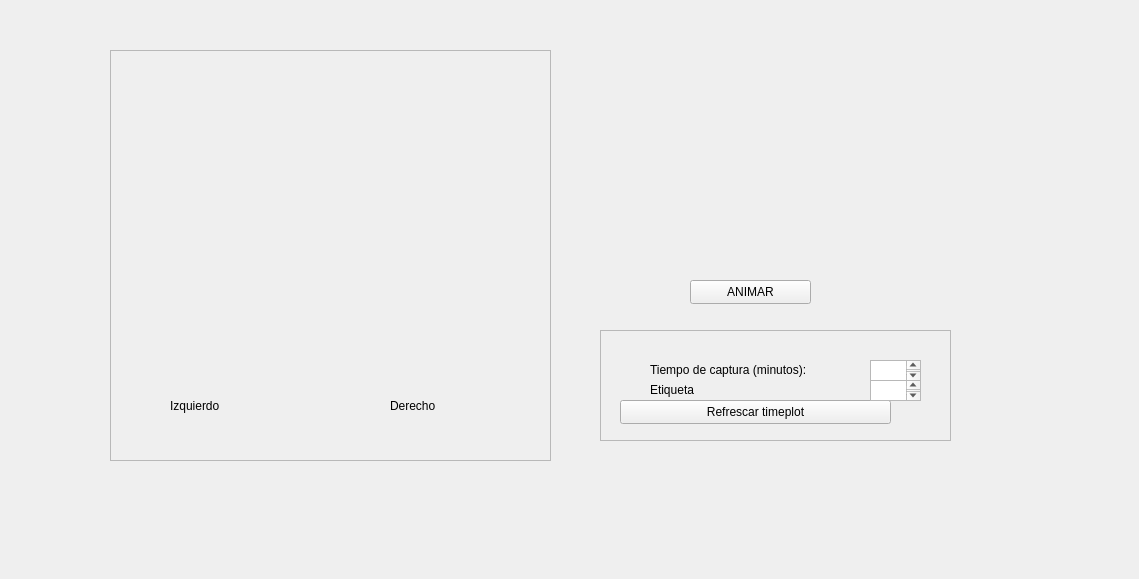
      <widget class="QWidget" name="scrollAreaWidgetContents">
       <property name="geometry">
        <rect>
         <x>0</x>
         <y>0</y>
         <width>1139</width>
         <height>579</height>
        </rect>
       </property>
       <widget class="QLabel" name="label_9">
        <property name="geometry">
         <rect>
          <x>870</x>
          <y>60</y>
          <width>221</width>
          <height>181</height>
         </rect>
        </property>
        <property name="text">
         <string/>
        </property>
        <property name="pixmap">
         <pixmap>../../../../.designer/backup/template.svg</pixmap>
        </property>
        <property name="scaledContents">
         <bool>true</bool>
        </property>
       </widget>
       <widget class="QLabel" name="label_8">
        <property name="geometry">
         <rect>
          <x>840</x>
          <y>10</y>
          <width>261</width>
          <height>281</height>
         </rect>
        </property>
        <property name="text">
         <string/>
        </property>
        <property name="pixmap">
         <pixmap>../../../../.designer/backup/cover.svg</pixmap>
        </property>
        <property name="scaledContents">
         <bool>true</bool>
        </property>
       </widget>
       <widget class="QPushButton" name="animateButton">
        <property name="geometry">
         <rect>
          <x>690</x>
          <y>280</y>
          <width>121</width>
          <height>24</height>
         </rect>
        </property>
        <property name="text">
         <string>ANIMAR</string>
        </property>
       </widget>
       <widget class="QFrame" name="frame">
        <property name="geometry">
         <rect>
          <x>600</x>
          <y>330</y>
          <width>351</width>
          <height>111</height>
         </rect>
        </property>
        <property name="frameShape">
         <enum>QFrame::StyledPanel</enum>
        </property>
        <property name="frameShadow">
         <enum>QFrame::Raised</enum>
        </property>
        <widget class="QLabel" name="label_2">
         <property name="geometry">
          <rect>
           <x>50</x>
           <y>30</y>
           <width>171</width>
           <height>20</height>
          </rect>
         </property>
         <property name="text">
          <string>Tiempo de captura (minutos):</string>
         </property>
        </widget>
        <widget class="QPlainTextEdit" name="plainTextEdit">
         <property name="geometry">
          <rect>
           <x>270</x>
           <y>30</y>
           <width>51</width>
           <height>21</height>
          </rect>
         </property>
        </widget>
        <widget class="QPushButton" name="refreshTimePlot">
         <property name="geometry">
          <rect>
           <x>20</x>
           <y>70</y>
           <width>271</width>
           <height>24</height>
          </rect>
         </property>
         <property name="text">
          <string>Refrescar timeplot</string>
         </property>
         <property name="shortcut">
          <string>Ctrl+U</string>
         </property>
        </widget>
        <widget class="QLabel" name="label_10">
         <property name="geometry">
          <rect>
           <x>50</x>
           <y>50</y>
           <width>171</width>
           <height>20</height>
          </rect>
         </property>
         <property name="text">
          <string>Etiqueta</string>
         </property>
        </widget>
        <widget class="QPlainTextEdit" name="plainTextEdit_3">
         <property name="geometry">
          <rect>
           <x>270</x>
           <y>50</y>
           <width>51</width>
           <height>21</height>
          </rect>
         </property>
        </widget>
       </widget>
       <widget class="QFrame" name="frame_4">
        <property name="geometry">
         <rect>
          <x>110</x>
          <y>50</y>
          <width>441</width>
          <height>411</height>
         </rect>
        </property>
        <property name="frameShape">
         <enum>QFrame::StyledPanel</enum>
        </property>
        <property name="frameShadow">
         <enum>QFrame::Raised</enum>
        </property>
        <widget class="QLabel" name="label_4">
         <property name="geometry">
          <rect>
           <x>0</x>
           <y>20</y>
           <width>121</width>
           <height>161</height>
          </rect>
         </property>
         <property name="text">
          <string/>
         </property>
         <property name="pixmap">
          <pixmap>../../../../.designer/backup/figlabels_r.png</pixmap>
         </property>
         <property name="scaledContents">
          <bool>true</bool>
         </property>
        </widget>
        <widget class="QLabel" name="label_3">
         <property name="geometry">
          <rect>
           <x>110</x>
           <y>20</y>
           <width>131</width>
           <height>161</height>
          </rect>
         </property>
         <property name="text">
          <string/>
         </property>
         <property name="pixmap">
          <pixmap>../../../../.designer/backup/figlabels.png</pixmap>
         </property>
         <property name="scaledContents">
          <bool>true</bool>
         </property>
        </widget>
        <widget class="QLabel" name="label_5">
         <property name="geometry">
          <rect>
           <x>60</x>
           <y>340</y>
           <width>131</width>
           <height>31</height>
          </rect>
         </property>
         <property name="text">
          <string>Izquierdo</string>
         </property>
        </widget>
        <widget class="QLabel" name="label_6">
         <property name="geometry">
          <rect>
           <x>280</x>
           <y>340</y>
           <width>111</width>
           <height>31</height>
          </rect>
         </property>
         <property name="text">
          <string>Derecho</string>
         </property>
        </widget>
       </widget>
       <zorder>label_8</zorder>
       <zorder>label_9</zorder>
       <zorder>animateButton</zorder>
       <zorder>frame</zorder>
       <zorder>frame_4</zorder>
      </widget>
